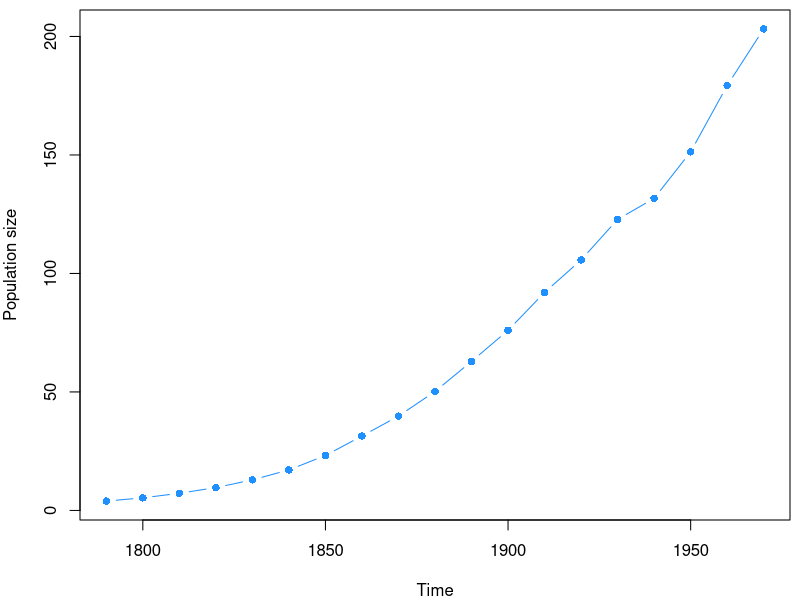
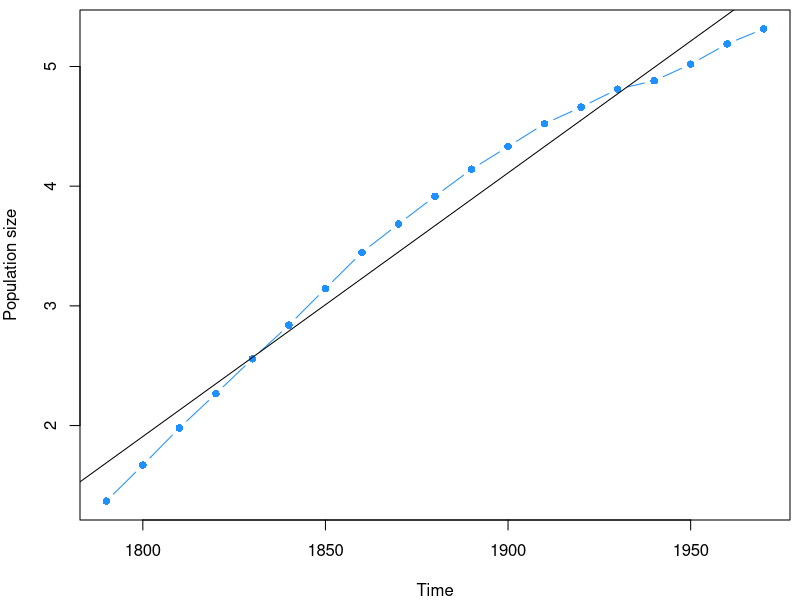
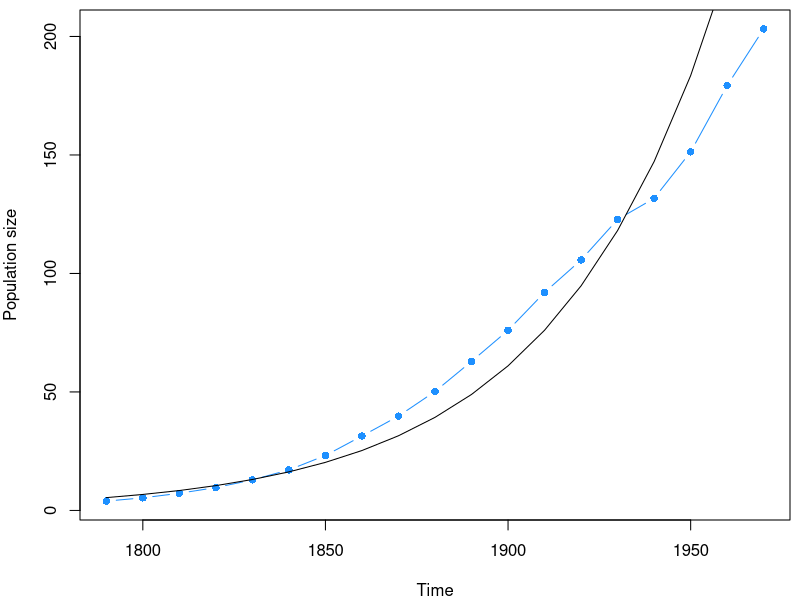
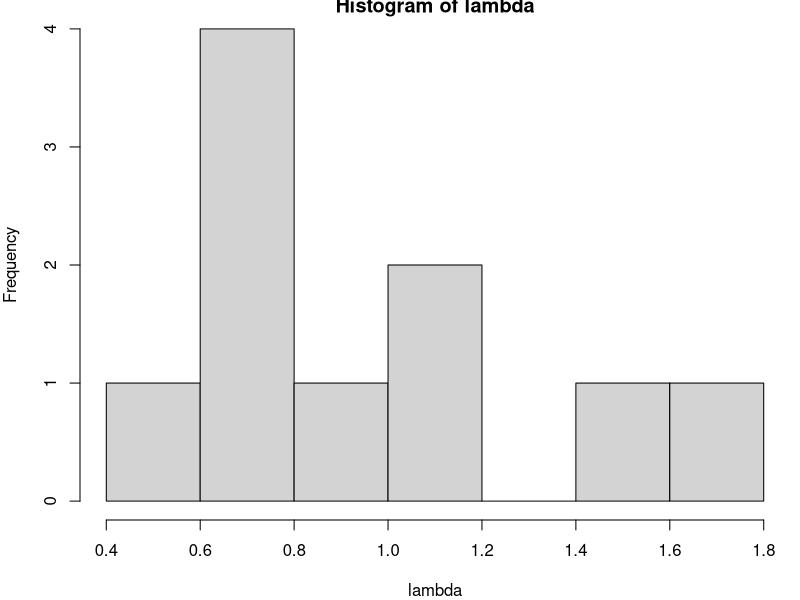
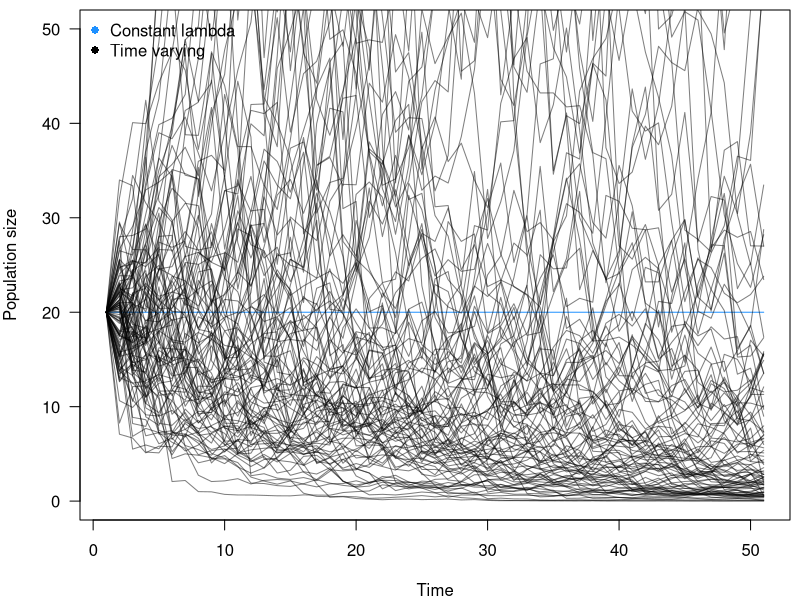
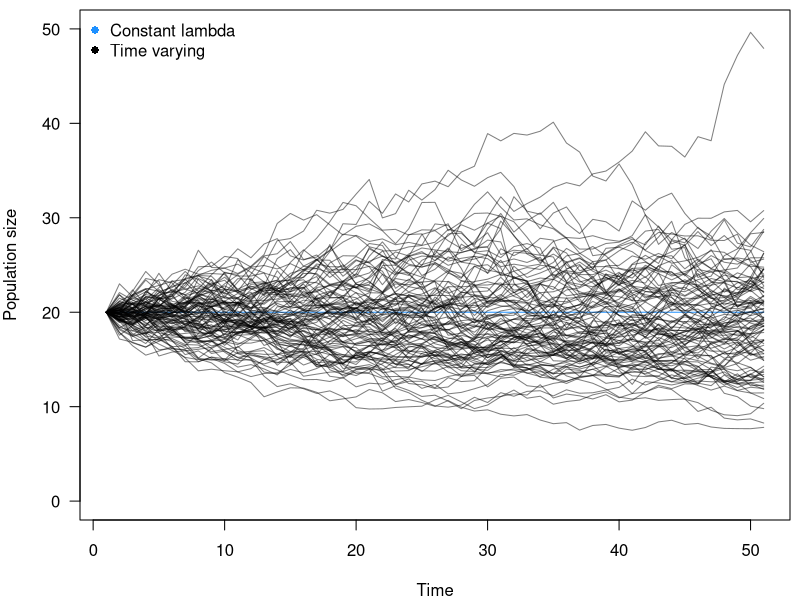
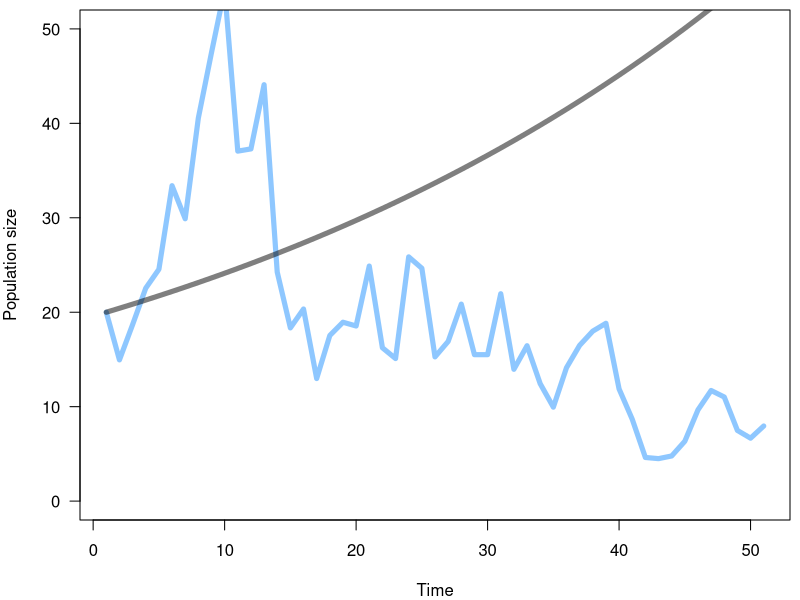
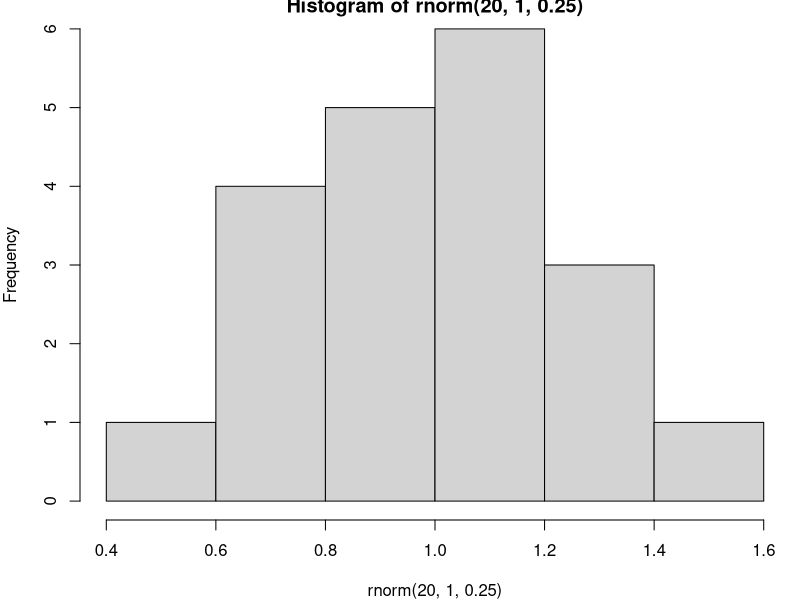

These charts were generated, in order, by the following R code:
## ---- chunk 1

data(uspop)
par(mar=c(4,4,0.5,0.5))
plot(uspop, type='b', pch=16, col='dodgerblue',
  ylab='Population size')

## ---- chunk 2

data(uspop)
par(mar=c(4,4,0.5,0.5))
plot(log(uspop), type='b', pch=16, col='dodgerblue', 
  ylab='Population size')
mod <- lm(log(uspop) ~ time(uspop))
abline(mod)

summary(mod)
## ---- chunk 3

data(uspop)
par(mar=c(4,4,0.5,0.5))
plot(uspop, type='b', pch=16, col='dodgerblue', 
  ylab='Population size')
lines(as.vector(time(uspop)), exp(predict(mod)))

## ---- chunk 4
# we start with 10 individuals
n = 10
# draw lambda values from a normal distribution
lambda <- rnorm(n, 1, 0.25)
hist(lambda)
mean(lambda)

## ---- chunk 5

expoGrowth <- function(n, lam){
  n*lam
}

expoDynamics <- function(n,lambda, steps=100){
  if(length(lambda) < steps){ 
    lambda <- rep(lambda, steps)
  }
  ret <- c()
  ret[1] <- n
  for(i in 1:steps){
    ret[i+1] <- expoGrowth(ret[i], lambda[i])
  }
  return(ret)
}

## ---- chunk 6

n0 <- 20
t <- 50

# this is the model as we previously introduced it, with a constant lambda over time
plot(1:(t+1), expoDynamics(n0, 1, steps=t),
  type='l', las=1, 
  xlab='Time', 
  ylab='Population size', 
  col='dodgerblue',
  ylim=c(0,50))

# now we incorporate temporal variation in lambda
lambdas <- rnorm(t, 1, 0.25)
lines(1:(t+1), expoDynamics(n0, lambdas, steps=t),
  col=adjustcolor(1,0.5))

# and no we do this for many times
sapply(1:100, function(x){
  lambdas <- rnorm(t, 1, 0.25)
  lines(1:(t+1), expoDynamics(n0, lambdas, steps=t),
    col=adjustcolor(1,0.5))
})

legend('topleft', bty='n', 
  c("Constant lambda", "Time varying"),
  pch=16, col=c('dodgerblue', 'black'))

## ---- chunk 7

n0 <- 20
t <- 50

# this is the model as we previously introduced it, with a constant lambda over time
plot(1:(t+1), expoDynamics(n0, 1, steps=t),
  type='l', las=1, 
  xlab='Time', 
  ylab='Population size', 
  col='dodgerblue',
  ylim=c(0,50))

# now we incorporate temporal variation in lambda
lambdas <- rnorm(t, 1, 0.05)
lines(1:(t+1), expoDynamics(n0, lambdas, steps=t),
  col=adjustcolor(1,0.5))

# and no we do this for many times
sapply(1:100, function(x){
  lambdas <- rnorm(t, 1, 0.05)
  lines(1:(t+1), expoDynamics(n0, lambdas, steps=t),
    col=adjustcolor(1,0.5))
})

legend('topleft', bty='n', 
  c("Constant lambda", "Time varying"),
  pch=16, col=c('dodgerblue', 'black'))

## ---- chunk 8

n0 <- 20
t <- 50

lambdas <- rnorm(t, 1, 0.25)
lambdaStatic <- rep(mean(lambdas), length(lambdas))


plot(1:(t+1), expoDynamics(n0, lambdas, steps=t),
  type='l', las=1, 
  xlab='Time', 
  ylab='Population size', lwd=5,
  col=adjustcolor('dodgerblue', 0.5),
  ylim=c(0,50))

lines(1:(t+1), expoDynamics(n0, lambdaStatic, steps=t),
  col=adjustcolor(1,0.5), lwd=5)

# arithmetic mean
mean(lambdas)
mean(lambdaStatic)


# geometric mean
prod(lambdas)**(1/length(lambdas))
prod(lambdaStatic)**(1/length(lambdaStatic))



## ---- chunk 9
hist(rnorm(20, 1, 0.25))
## ---- chunk 10

expoGrowth <- function(n, lam){
  n*lam
}

expoDynamics2 <- function(n, lambda, variance=0.1, steps=100){
  ret <- c()
  ret[1] <- n
  for(i in 1:steps){
    ret[i+1] <- expoGrowth(ret[i], mean(rnorm(ret[i], lambda, variance)))
  }
  return(ret)
}

## ---- chunk 11

n0 <- 20
t <- 50

# this is the model as we previously introduced it, with a constant lambda over time
plot(1:(t+1), expoDynamics2(n0, 1, variance=0, steps=t),
  type='l', las=1, 
  xlab='Time', 
  ylab='Population size', 
  col='dodgerblue',
  ylim=c(0,50))

# now we incorporate individual variation in lambda
lines(1:(t+1), expoDynamics2(n0, 1, variance=0.25, steps=t),
  col=adjustcolor(1,0.5))

# and no we do this for many times
sapply(1:100, function(x){
  lines(1:(t+1), expoDynamics2(n0, 1, variance=0.25, steps=t),
    col=adjustcolor(1,0.5))
})

legend('topleft', bty='n', 
  c("Constant lambda", "Time varying"),
  pch=16, col=c('dodgerblue', 'black'))

## ---- chunk 12

n0 <- 20
t <- 50

layout(matrix(1:2, ncol=2))
par(mar=c(4,4,0.5,0.5))
# this is the model as we previously introduced it, with a constant lambda over time
plot(1:(t+1), expoDynamics2(n0, 1, variance=0, steps=t),
  type='l', las=1, 
  xlab='Time', 
  ylab='Population size', 
  col='dodgerblue',
  ylim=c(0,50))

# now we incorporate individual variation in lambda
lines(1:(t+1), expoDynamics2(n0, 1, variance=0.25, steps=t),
  col=adjustcolor(1,0.5))

# and no we do this for many times
sapply(1:100, function(x){
  lines(1:(t+1), expoDynamics2(n0, 1, variance=0.25, steps=t),
    col=adjustcolor(1,0.5))
})



n0 <- 2000
t <- 50
par(mar=c(4,4,0.5,0.5))
# this is the model as we previously introduced it, with a constant lambda over time
plot(1:(t+1), expoDynamics2(n0, 1, variance=0, steps=t),
  type='l', las=1, 
  xlab='Time', 
  ylab='Population size', 
  col='dodgerblue',
  ylim=c(1800,2200))

# now we incorporate individual variation in lambda
lines(1:(t+1), expoDynamics2(n0, 1, variance=0.25, steps=t),
  col=adjustcolor(1,0.5))

# and no we do this for many times
sapply(1:100, function(x){
  lines(1:(t+1), expoDynamics2(n0, 1, variance=0.25, steps=t),
    col=adjustcolor(1,0.5))
})


## ---- chunk 13

walkTime <- function(p, lower, upper) {
  vals <- c(0)
  current <- 0
  while (current > lower & current < upper) {
    current <- current + ifelse(runif(1) < p, 1, -1)
    vals <- c(vals, current)
  }
  return(vals)
}

walkSpace <- function(seed=1, size=100, times=100, maxStepSize=1){
  set.seed(seed)
  landscape <- matrix(0,nrow=size, ncol=size)
  landscape[round(size/2,0), round(size/2,0)] <- 1
  for(i in 1:times){
    vert <- sample(-maxStepSize:maxStepSize, 1)
    horiz <- sample(-maxStepSize:maxStepSize, 1)
    loc <- which(landscape==i, arr.ind=TRUE)
    landscape[loc[1]+horiz, loc[2]+vert] <- i+1
  }
  return(landscape)
}


image(walkSpace(times=1))
image(walkSpace(times=100))
image(walkSpace(times=1000))

sims <- lapply(1:500, walkSpace, size=100, times=100)
sims2 <- Reduce('+', lapply(sims, function(x){x>0}))

plot(sims2[,50], type='b', pch=16, ylab='Population size', xlab='Space')
plot(sims2[50,], type='b', pch=16, ylab='Population size', xlab='Space')

## ---- chunk 14
# 1 dimensional landscapes 
getSpatial <- function(nVec, lambdaVec, times=100, p=0.2){
  ret <- matrix(0, ncol=length(nVec), nrow=times+1)
  ret[1,] <- nVec
  
  move <- function(vals){
    ret <- rep(0, length(vals))
    disp <- t(sapply(vals, function(x){
      movers <- sample(-1:1, x, prob=c(p/2, 1-p, p/2), replace=TRUE)
      return(c(sum(movers==-1), sum(movers==0), sum(movers==1)))
    }))
    
    vals <- disp[,2]
    # move left
    vals[1:(length(vals)-1)] <- vals[1:(length(vals)-1)] + disp[2:length(vals),1]
    # move right 
    vals[2:(length(vals))] <- vals[2:(length(vals))] + disp[1:(length(vals)-1),3]
    return(vals)
  }

  for(i in 1:times){
    ret[i+1,] <- ret[i,] * lambdaVec 
    ret[i+1,] <- move(ret[i+1, ])
  }
  return(ret)
}


n <- c(0,0,0,10,0,0,0)
lambdas <- rep(1, length(n))

test <- getSpatial(n, lambdas)

colz <- terrain.colors(20)
plot(test[1,], 
  pch=16, type='b', 
  ylab='pop size', xlab='spatial position')

for(i in 1:20){
  lines(test[i,], col=colz[i])
}

## ---- chunk 15

## let's explore a bigger landscape (where edge effects are not pronounced)
n <- rep(0, 500)
n[250] <- 100
lambdas <- rep(1, length(n))

test <- getSpatial(n, lambdas)

colz <- terrain.colors(20)
plot(test[1,], 
  pch=16, type='b', 
  ylab='pop size', xlab='spatial position')

seqz <- round(seq(1, nrow(test), length.out=20),0)
for(i in 1:20){
  lines(test[seqz[i],], col=colz[i])
}

## ---- chunk 16
n <- rep(0, 500)
n[250] <- 100
lambdas <- rep(1, length(n))

test <- getSpatial(n, lambdas, times=1000)

colz <- terrain.colors(20)
plot(test[1,], 
  pch=16, type='b', 
  ylab='pop size', xlab='spatial position')

seqz <- round(seq(1, nrow(test), length.out=20),0)
for(i in 1:20){
  lines(test[seqz[i],], col=colz[i])
}

## ---- chunk 17
## let's incorporate variation in lambda across space 
n <- rep(0, 25)
n[round(length(n)/2,0)] <- 50
lambdas <- rep(1, length(n))
lambdas[12:17] <- 1.25

test <- getSpatial(n, lambdas, times=20)

colz <- terrain.colors(20)
plot(test[1,], 
  pch=16, type='l', ylim=c(0, 600), col=colz[1],
  ylab='pop size', xlab='spatial position')

seqz <- round(seq(1, nrow(test), length.out=20),0)
for(i in 1:20){
  lines(test[seqz[i],], col=colz[i])
}

## ---- chunk 18

n <- rep(0, 30)
n[round(length(n)/2,0)] <- 50
lambdas <- rep(0, length(n))
lambdas[15] <- 1.25

test <- getSpatial(n, lambdas, times=20)

colz <- terrain.colors(20)
plot(test[1,], 
  pch=16, type='l', ylim=c(0, 600), col=colz[1],
  ylab='pop size', xlab='spatial position')

seqz <- round(seq(1, nrow(test), length.out=20),0)
for(i in 1:20){
  lines(test[seqz[i],], col=colz[i])
}

## ---- chunk 19

n <- rep(0, 30)
n[round(length(n)/2,0)] <- 50
lambdas <- rep(0, length(n))
lambdas[15] <- 2

test <- getSpatial(n, lambdas, times=20)

colz <- terrain.colors(20)
plot((test[1,]+1), ylim=c(3,400000),
  pch=16, type='l', log='y', col=colz[1],
  ylab='pop size', xlab='spatial position')

seqz <- round(seq(1, nrow(test), length.out=20),0)
for(i in 1:20){
  lines((test[seqz[i],]+1), col=colz[i])
}

## ---- chunk 20

n <- rep(0, 30)
n[round(length(n)/2,0)] <- 50
lambdas <- rep(0, length(n))
lambdas[10:20] <- 1.05

test <- list()

for(i in 1:100){
  test[[i]] <- getSpatial(n, lambdas, times=100)
  print(i)
}


layout(matrix(c(1:3), ncol=3))
# at 10 time steps
plot((test[[1]][10,]), ylim=c(1,50),
  pch=16, type='l', col=colz[1],
  ylab='pop size', xlab='spatial position')
for(i in 1:length(test)){
  lines(test[[i]][10,], col=colz[i])
}
title('10 time steps', line=-1)

# at 50 time steps
plot((test[[1]][50,]), ylim=c(1,50),
  pch=16, type='l', col=colz[1],
  ylab='pop size', xlab='spatial position')
for(i in 1:length(test)){
  lines(test[[i]][50,], col=colz[i])
}
title('50 time steps', line=-1)


# at 100 time steps
plot((test[[1]][100,]), ylim=c(1,50),
  pch=16, type='l', col=colz[1],
  ylab='pop size', xlab='spatial position')
for(i in 1:length(test)){
  lines(test[[i]][100,], col=colz[i])
}
title('100 time steps', line=-1)

## ---- chunk 21
